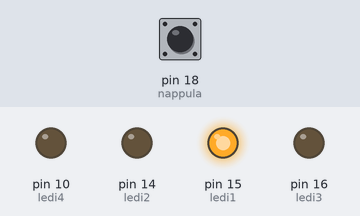
A sketch run on a simulated Arduino Uno, built with avr-gcc and run on an emulated ATmega328P. Parts: output pins drawn as LEDs (lit = HIGH). The test bench sets the inputs (shaded band); at power-on: pin 18 (nappula) HIGH. What the sketch prints to the serial monitor is not drawn.

Above: at 1.2 s.
1.3 s: pin 18 (nappula) pulled LOW for 0.15 s
At 2.6 s:
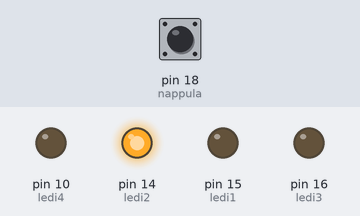
2.9 s: pin 18 (nappula) pulled LOW for 1 s
At 5.0 s:
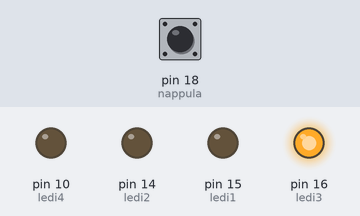
5.4 s: pin 18 (nappula) pulled LOW for 0.15 s
At 6.7 s:
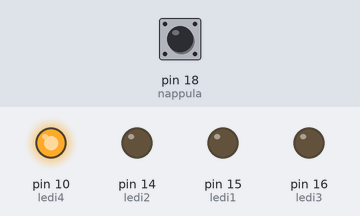
7.0 s: pin 18 (nappula) pulled LOW for 3.2 s
At 11.0 s:
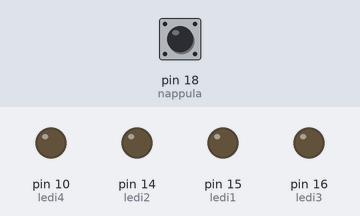
Timing chart, 0 to 12.5 s (numbered marks = the images above; inputs shaded):
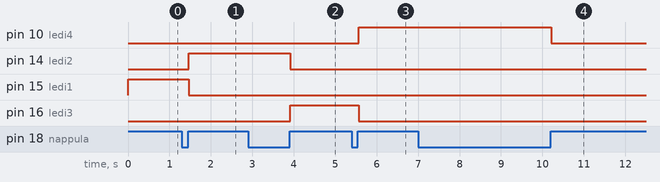

Measured:
- after the input at 1.3 s, pin 14 (ledi2): LOW → HIGH after 0.16 s; pin 15 (ledi1): HIGH → LOW after 0.16 s
- after the input at 2.9 s, pin 14 (ledi2): HIGH → LOW after 1.0 s; pin 16 (ledi3): LOW → HIGH after 1.0 s
- after the input at 5.4 s, pin 10 (ledi4): LOW → HIGH after 0.16 s; pin 16 (ledi3): HIGH → LOW after 0.16 s
- after the input at 7.0 s, pin 10 (ledi4): HIGH → LOW after 3.2 s

The sketch:

buttonstatedebounce.ino
```cpp
#include <Bounce2.h>

const int ledi1     = 15;
const int ledi2     = 14;
const int ledi3     = 16;
const int ledi4     = 10;
const int nappula   = 18;
int buttonState     = 0;
int lastButtonState = 0;
int stateNum        = 0;

 Bounce button1 = Bounce();

void setup() {
  pinMode(15, OUTPUT);
  pinMode(14, OUTPUT);
  pinMode(16, OUTPUT);
  pinMode(10, OUTPUT);
  pinMode(18, INPUT_PULLUP);
  button1.attach(nappula);
  button1.interval(8);
  Serial.begin(9600);
}

void loop() {

   button1.update();
    delay, 200;

    if (button1.read() == LOW) {
    buttonState = 0;
   }
    if (button1.read() == HIGH) {
    buttonState = 1;
    }

    if (buttonState != lastButtonState) {

    if (buttonState == 1) {
      stateNum++;
    }

    lastButtonState = buttonState;
     delay, 20;
  }
    if(stateNum> 4) stateNum = 0;


   Serial.println(stateNum);

switch (stateNum) {
case 0:
 digitalWrite (ledi1, LOW);
 digitalWrite (ledi2, LOW);
 digitalWrite (ledi3, LOW);
 digitalWrite (ledi4, LOW);
break;
case 1:
 digitalWrite (ledi1, HIGH);
 digitalWrite (ledi2, LOW);
 digitalWrite (ledi3, LOW);
 digitalWrite (ledi4, LOW);
break;
case 2:
 digitalWrite (ledi1, LOW);
 digitalWrite (ledi2, HIGH);
 digitalWrite (ledi3, LOW);
 digitalWrite (ledi4, LOW);
break;
case 3:
 digitalWrite (ledi1, LOW);
 digitalWrite (ledi2, LOW);
 digitalWrite (ledi3, HIGH);
 digitalWrite (ledi4, LOW);
break;
case 4:
 digitalWrite (ledi1, LOW);
 digitalWrite (ledi2, LOW);
 digitalWrite (ledi3, LOW);
 digitalWrite (ledi4, HIGH);
 break;
}
 delay, 20;
}
```
